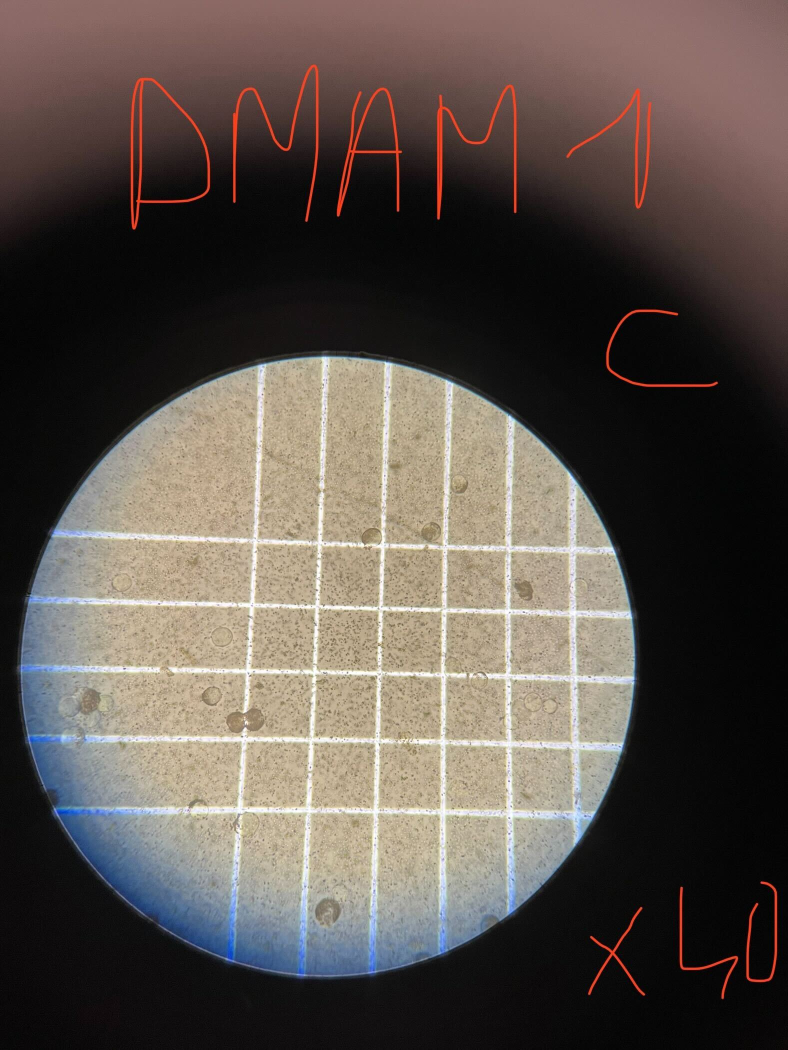
#> input picture Préproc/x40/IMG_4892.jpg, 1576 x 2100 px, found by its file name (shown at 1/2 size); its folder holds only this picture in this run
$ jupyter execute Cropping_image.ipynb
#> lines starting #> are read from the running program, lines starting #| are printed output that depends on the picture; after the words box and inside, x2 and y2 are one past the last pixel; in counts of white or black regions, pixels touching at a corner belong together
[cell 1]
import cv2, os
import matplotlib.pyplot as plt
import numpy as np

[cell 2]
# Chemin d'accès au dossier image
path = 'Images_original/x40'

# Chemin du dossier cible
path_save = 'New_Images'

# Seuil de détection de contours (à modifier pour meilleur résultats)
threshold = 60

# Boucle pour chaque image
for file in os.listdir(path):

    # Ouverture de l'image
    img = cv2.imread(f'{path}/{file}', cv2.IMREAD_UNCHANGED)
#> img is the input picture: shape (2100, 1576, 3); mean B, G, R 75.6, 81.8, 90.8
    src = img.copy()

    # On ne garde que la dimension 1 (= Vert)
    src[:,:,2] = np.zeros([src.shape[0], src.shape[1]])
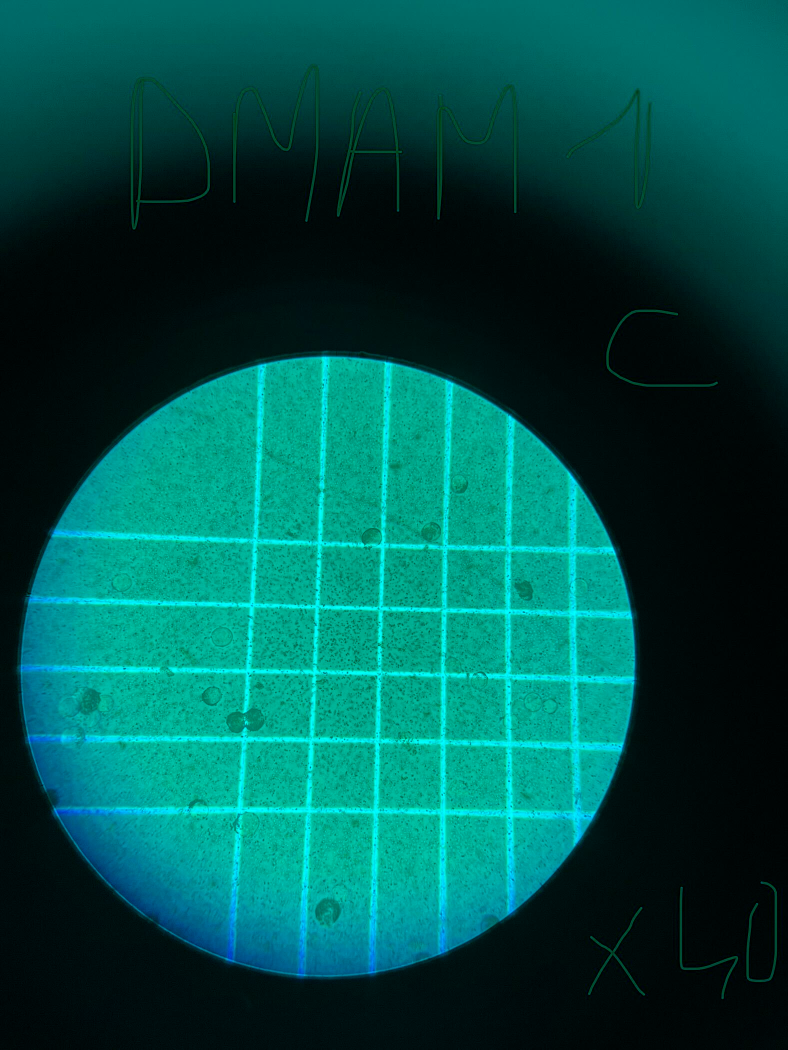
#> src: shape (2100, 1576, 3) (shown at 1/2 size); mean B, G, R 75.6, 81.8, 0
    src[:,:,0] = np.zeros([src.shape[0], src.shape[1]])
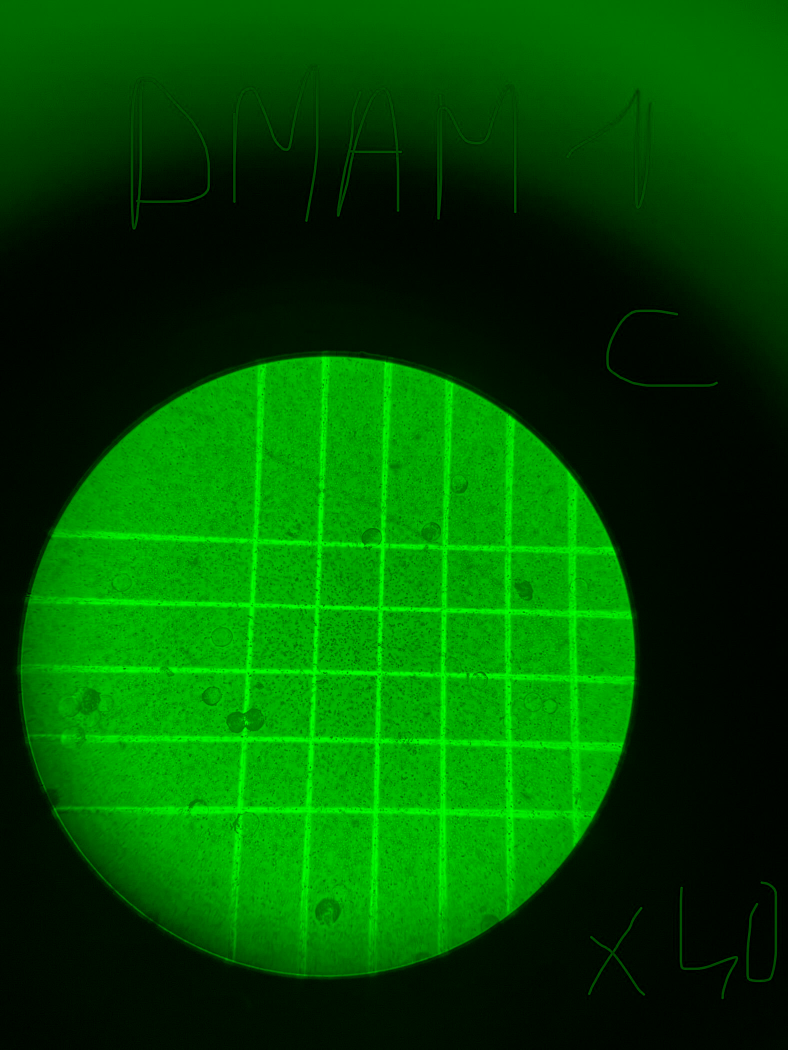
#> src: shape (2100, 1576, 3) (shown at 1/2 size); mean B, G, R 0, 81.8, 0

    # Détection de contours
    gray = cv2.cvtColor(src,cv2.COLOR_BGR2GRAY)
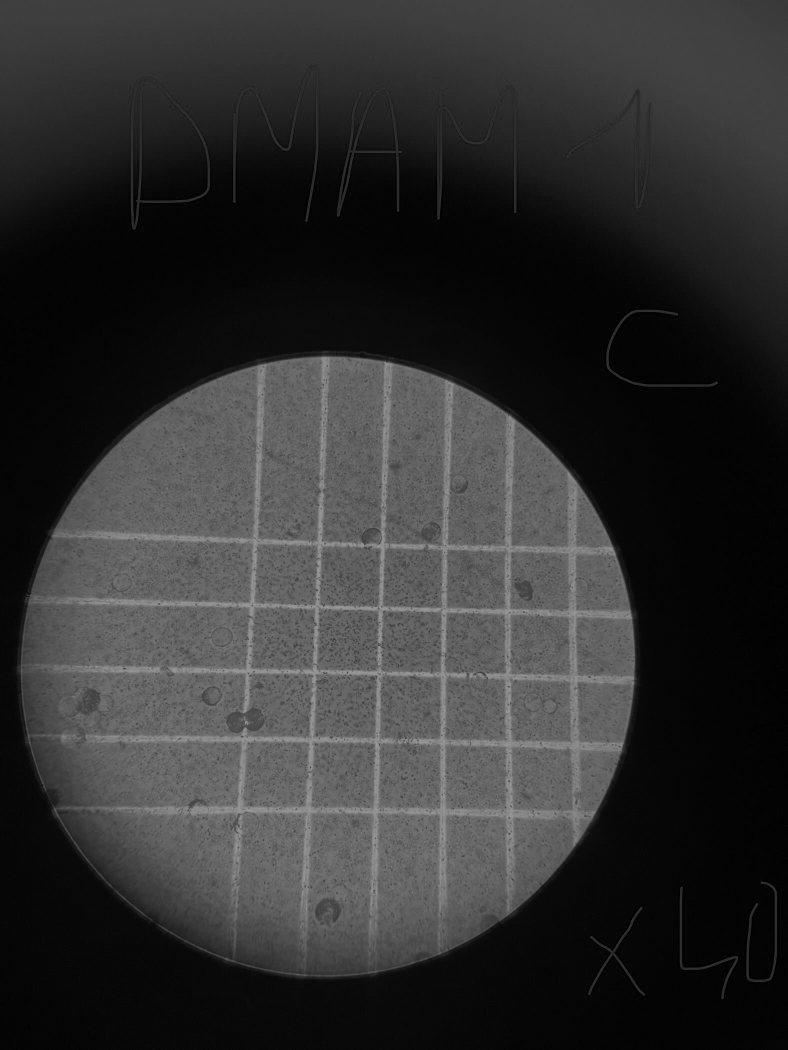
#> gray: shape (2100, 1576) (shown at 1/2 size); min 0, max 150, mean 48.1
    _,edge = cv2.threshold(gray, threshold, 1, cv2.THRESH_BINARY)
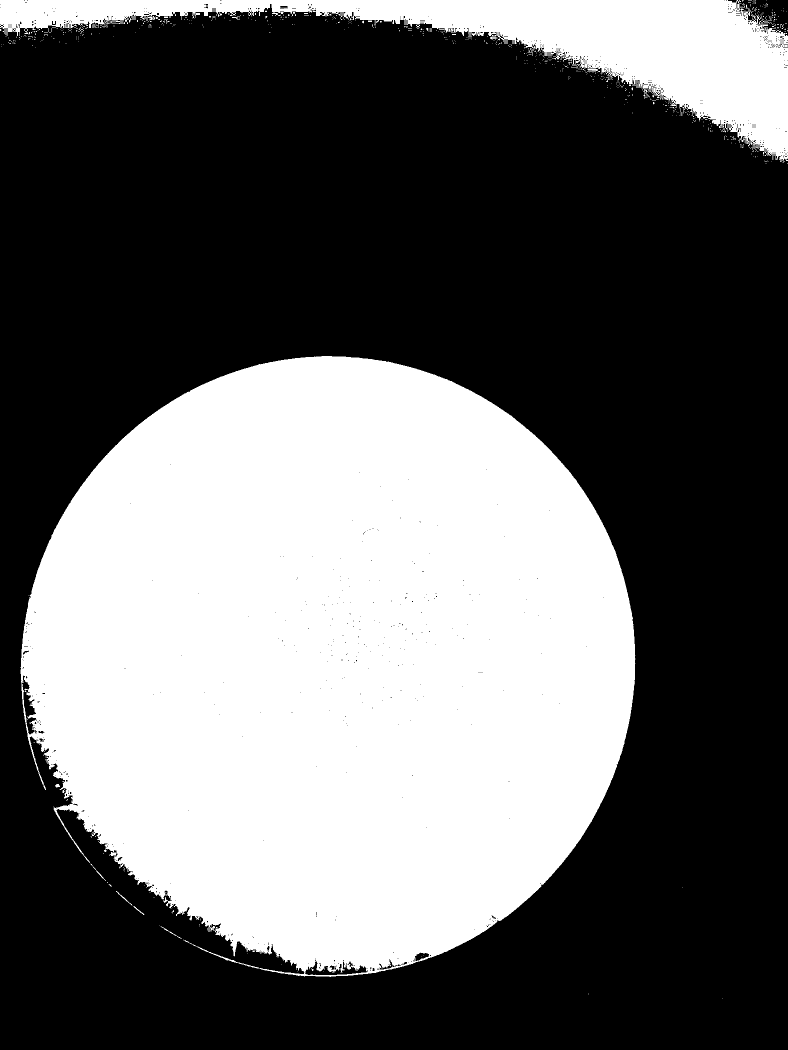
#> edge: shape (2100, 1576) (shown at 1/2 size); values 0 (black) and 1 (white), 39.5% white; 734 white regions (712 under 20 px)
    contours,_ = cv2.findContours(edge,cv2.RETR_EXTERNAL, cv2.CHAIN_APPROX_SIMPLE)
#> contours = 721 contours, 711 with area under 20; largest, box (x1, y1, x2, y2) and area: (41, 712, 1271, 1954) 1164296, (0, 0, 1576, 322) 141370, (296, 32, 311, 41) 54, (232, 1782, 265, 1811) 45, (181, 1727, 212, 1762) 36

    # On ne garde que le plus gros contour trouvé
    nb_cont = 0
    best = -1
    for i, contour in enumerate(contours):
        if len(contours[i]) > nb_cont:
            nb_cont = len(contours[i])
            best = i
#> this loop made 721 passes
#> (contour, nb_cont) on passes 1 to 2: ([[1445, 1996]], 1), ([[1177, 1987], [1177, 1988]], 2)
#> nb_cont on passes 7, 12, 44: 6, 62, 3038
#> after the loop, best = 43; nb_cont = 3038

    # On trouve les dimensions du contour
    xmin, xmax, ymin, ymax = 5000, 0, 5000, 0
    for i, contour in enumerate(contours[best]):
        if contour[0][0] > xmax:
            xmax = contour[0][0]

        if contour[0][0] < xmin:
            xmin = contour[0][0]

        if contour[0][1] > ymax:
            ymax = contour[0][1]

        if contour[0][1] < ymin:
            ymin = contour[0][1]
#> this loop made 3038 passes
#> (xmax, xmin, ymin) on pass 1: (643, 643, 712)
#> (contour, xmin) on passes 2 to 7: ([[642, 713]], 642), ([[631, 713]], 631), ([[630, 714]], 630), ([[629, 713]], 629), ([[628, 713]], 628), ([[627, 714]], 627)
#> after the loop, xmax = 1270; xmin = 41; ymax = 1953; ymin = 712

    # Découpage de l'image avec les dimensions trouvées
    cropped = img[ymin:ymax, xmin:xmax]
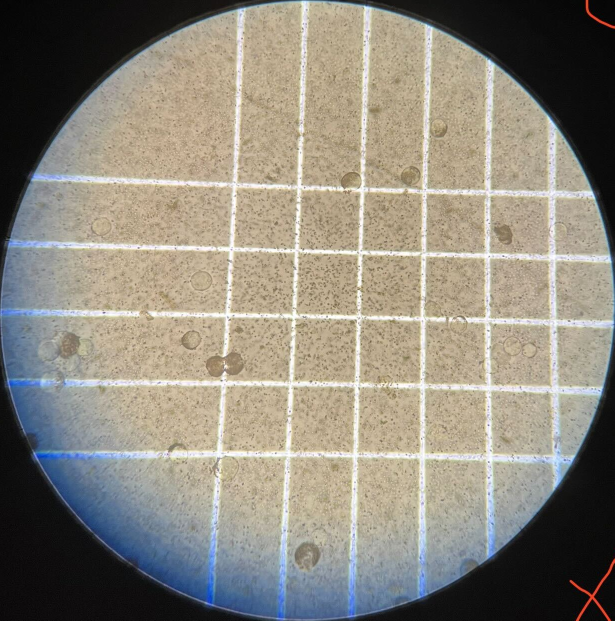
#> cropped: shape (1241, 1229, 3) (shown at 1/2 size); mean B, G, R 124.7, 136.2, 141.6

    # Redimension de l'image par un multiple de 32
    x = cropped.shape[0]
#> x = 1241
    while x % 32 != 0:
        x -= 1
#> after the loop, x = 1216
    resized = cv2.resize(cropped, (x, x), interpolation = cv2.INTER_AREA)

    # Sauvegarde de l'image
    cv2.imwrite(f'{path_save}/{file}', resized)

    # [10 lines of commented-out code are left out]

$ run again, on Préproc/x40/IMG_4906.jpg
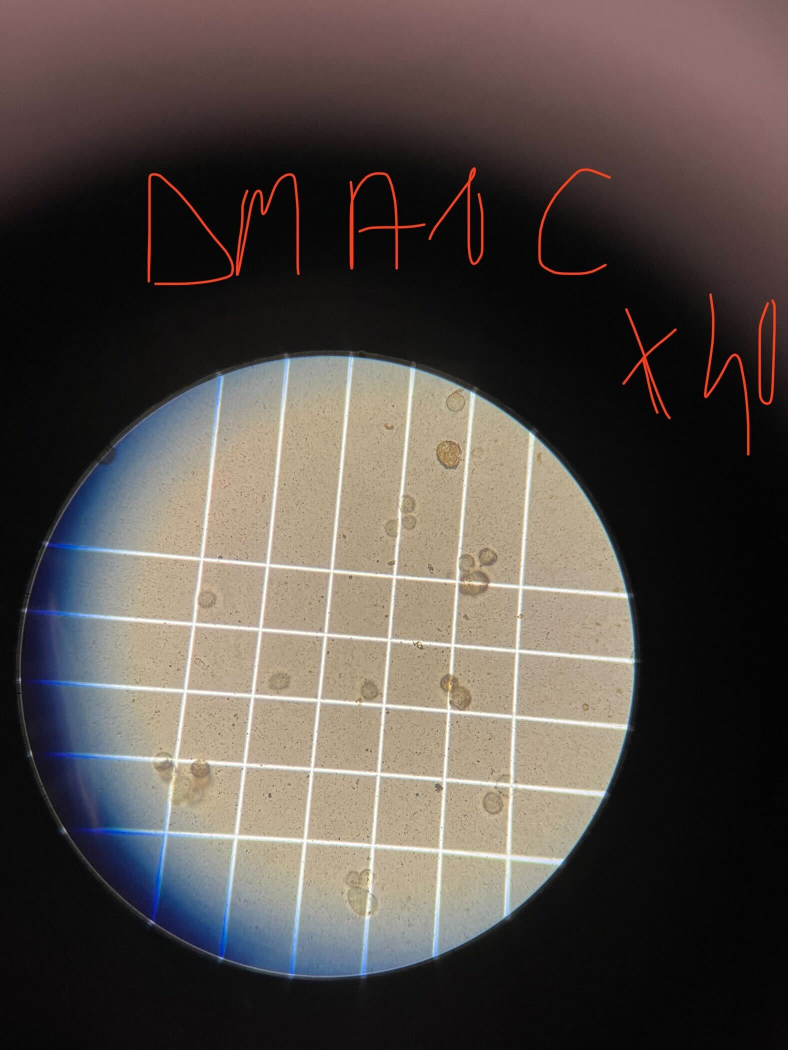
#> input picture Préproc/x40/IMG_4906.jpg, 1576 x 2100 px, found by its file name (shown at 1/2 size)
#> img is the input picture: shape (2100, 1576, 3); mean B, G, R 71, 75.8, 83.8
#> `_,edge = cv2.threshold(gray, threshold, 1, cv2.THRESH_BINARY)`:
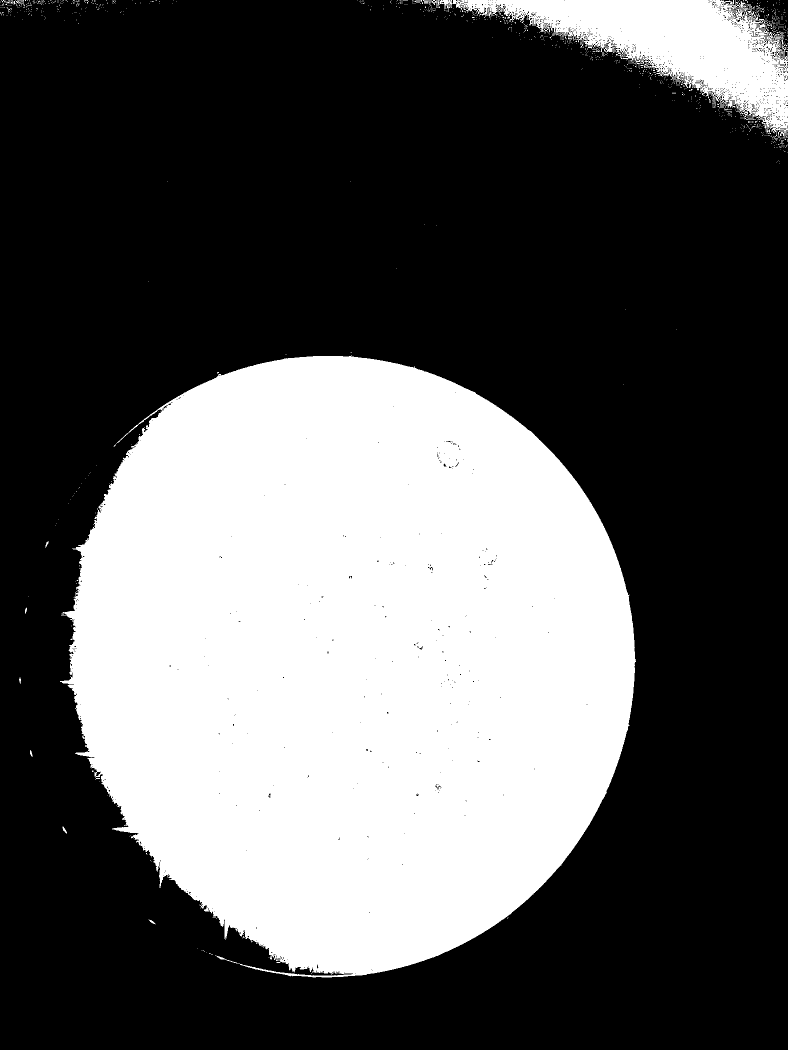
#> edge: shape (2100, 1576) (shown at 1/2 size); values 0 (black) and 1 (white), 35.1% white; 968 white regions (947 under 20 px)
#> contours = 967 contours, 960 with area under 20; largest, box (x1, y1, x2, y2) and area: (120, 712, 1272, 1955) 1084560, (905, 0, 1576, 275) 73860, (848, 0, 904, 24) 322, (125, 1653, 134, 1667) 38, (297, 1839, 312, 1849) 32, (60, 1500, 65, 1514) 26, (90, 1082, 97, 1095) 23
#> the loop `for i, contour in enumerate(contours):` made 967 passes
#> (contour, nb_cont) on passes 1 to 2: ([[581, 1953]], 1), ([[622, 1946], [623, 1946]], 2)
#> after the loop `for i, contour in enumerate(contours):`: best = 73; nb_cont = 2942
#> the loop `for i, contour in enumerate(contours[best]):` made 2942 passes
#> (xmax, xmin, ymax, ymin) on pass 1: (626, 626, 712, 712)
#> after the loop `for i, contour in enumerate(contours[best]):`: xmax = 1271; xmin = 120; ymax = 1954; ymin = 712
#> `resized = cv2.resize(cropped, (x, x), interpolation = cv2.INTER_AREA)`:
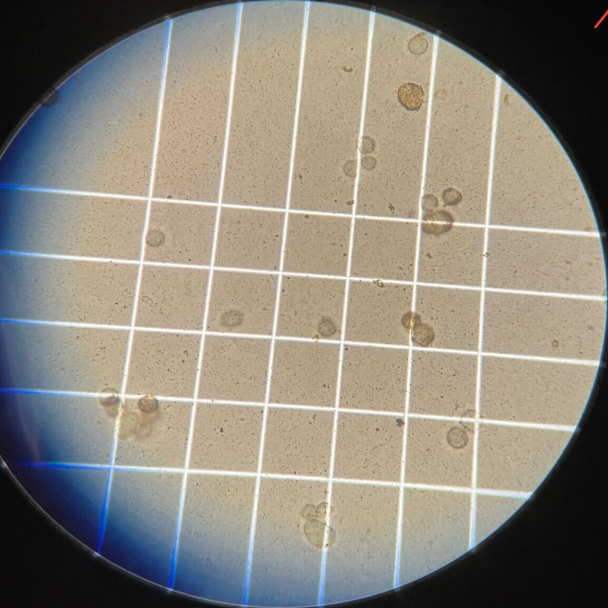
#> resized: shape (1216, 1216, 3) (shown at 1/2 size); mean B, G, R 123, 133.8, 139.5

$ run again, on Préproc/x40/IMG_4895.jpg
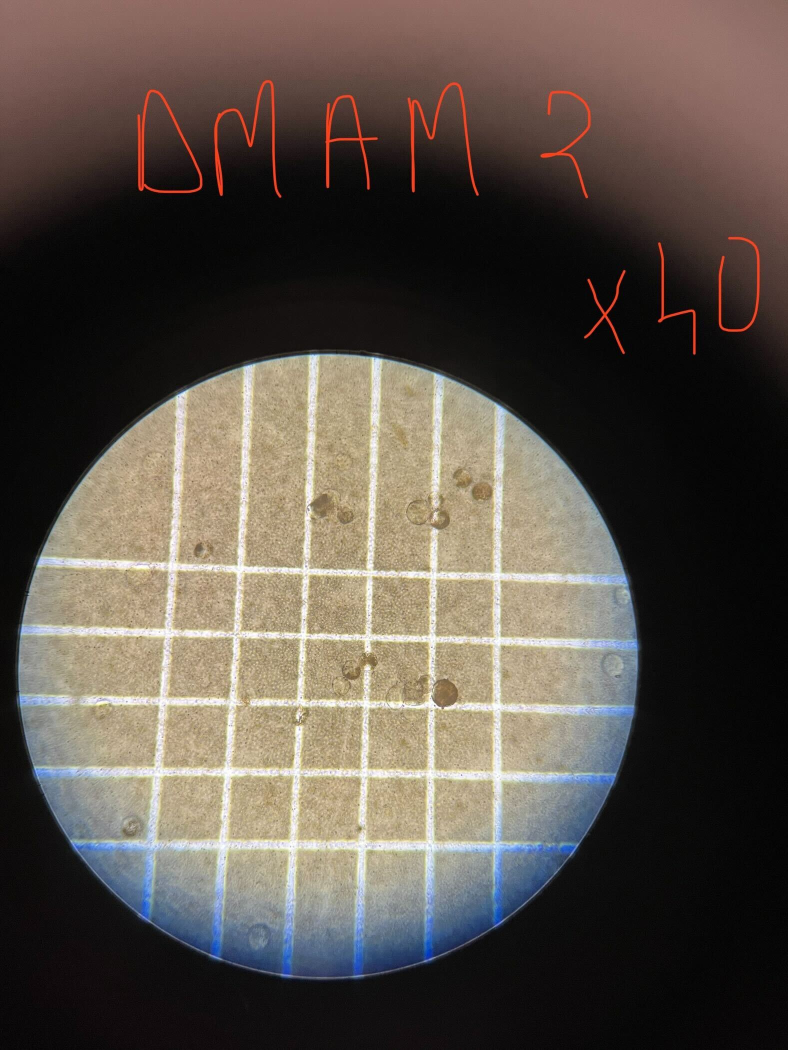
#> input picture Préproc/x40/IMG_4895.jpg, 1576 x 2100 px, found by its file name (shown at 1/2 size)
#> img is the input picture: shape (2100, 1576, 3); mean B, G, R 72.9, 80.9, 89.9
#> `_,edge = cv2.threshold(gray, threshold, 1, cv2.THRESH_BINARY)`:
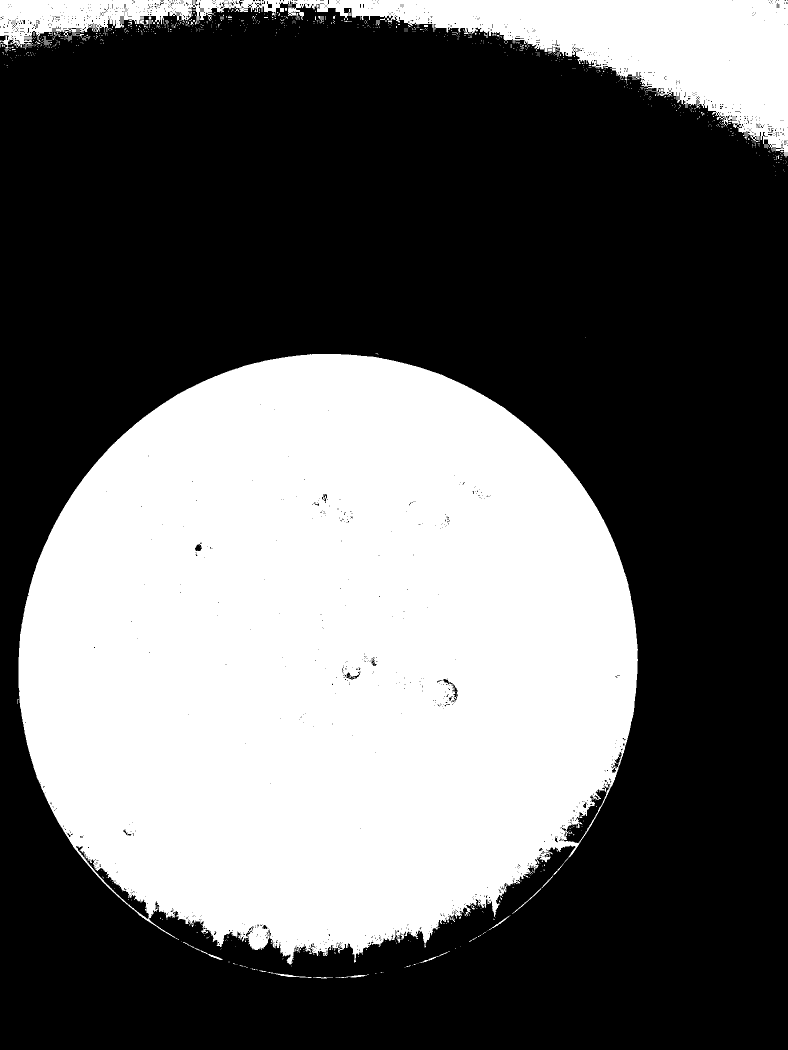
#> edge: shape (2100, 1576) (shown at 1/2 size); values 0 (black) and 1 (white), 39.4% white; 946 white regions (907 under 20 px)
#> contours = 899 contours, 885 with area under 20; largest, box (x1, y1, x2, y2) and area: (37, 708, 1276, 1930) 1165374, (0, 0, 1576, 315) 140924, (535, 1944, 624, 1956) 119, (366, 1884, 445, 1920) 111, (1024, 1751, 1107, 1828) 111
#> the loop `for i, contour in enumerate(contours):` made 899 passes
#> nb_cont on passes 1, 2, 6, 29, 49, 125: 14, 37, 59, 74, 109, 3214
#> after the loop `for i, contour in enumerate(contours):`: best = 124; nb_cont = 3214
#> the loop `for i, contour in enumerate(contours[best]):` made 3214 passes
#> (xmax, xmin, ymin) on pass 1: (620, 620, 708)
#> after the loop `for i, contour in enumerate(contours[best]):`: xmax = 1275; xmin = 37; ymax = 1929; ymin = 708
#> `cropped = img[ymin:ymax, xmin:xmax]`:
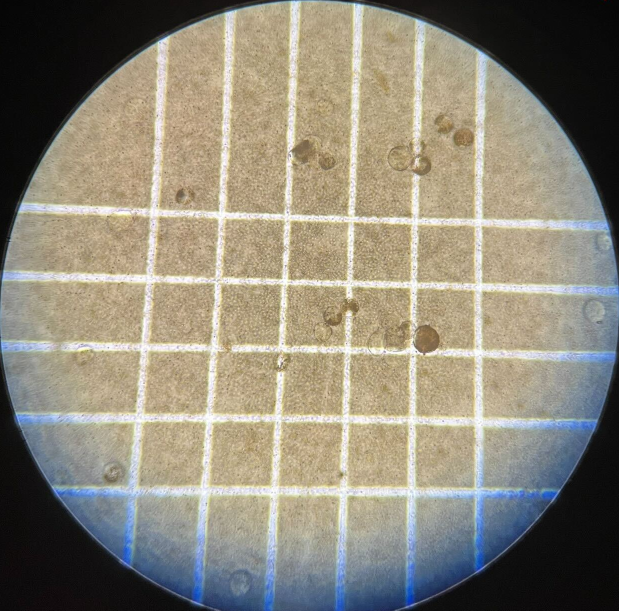
#> cropped: shape (1221, 1238, 3) (shown at 1/2 size); mean B, G, R 121.2, 135.9, 141.7
